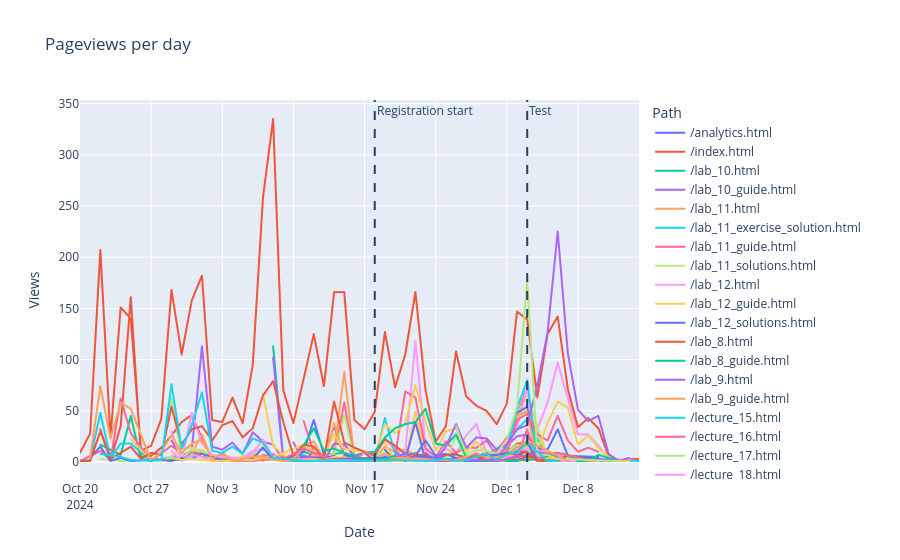

Notebook source saved alongside this figure:
### Code cell
import plotly.express as px

fig = px.line(
    analytics,
    x="Date",
    y="Views",
    color="Path",
    title="Pageviews per day",
)
add_important_dates(fig)
fig.show()
